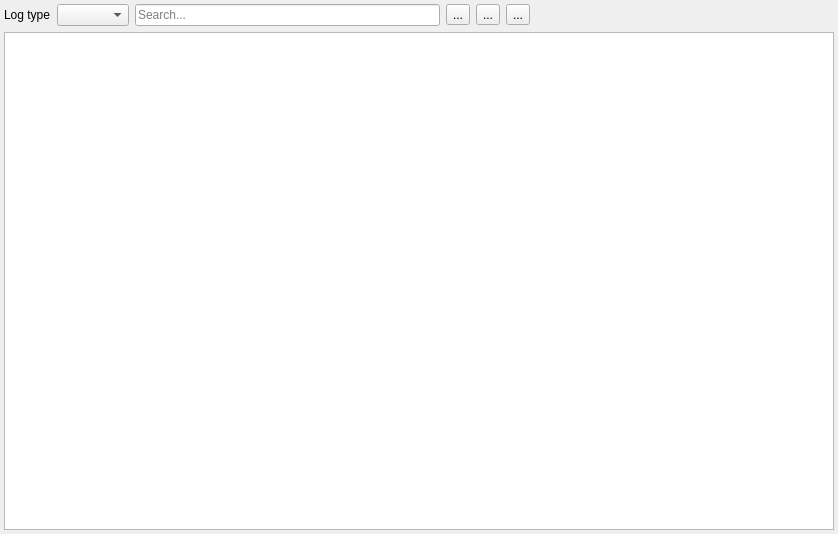
<?xml version="1.0" encoding="UTF-8"?>
<ui version="4.0">
 <class>ModbusLogView</class>
 <widget class="QWidget" name="ModbusLogView">
  <property name="geometry">
   <rect>
    <x>0</x>
    <y>0</y>
    <width>838</width>
    <height>534</height>
   </rect>
  </property>
  <property name="windowTitle">
   <string notr="true">Form</string>
  </property>
  <layout class="QGridLayout" name="gridLayout">
   <property name="leftMargin">
    <number>4</number>
   </property>
   <property name="topMargin">
    <number>4</number>
   </property>
   <property name="rightMargin">
    <number>4</number>
   </property>
   <property name="bottomMargin">
    <number>4</number>
   </property>
   <item row="0" column="0">
    <layout class="QHBoxLayout" name="horizontalLayout">
     <item>
      <widget class="QLabel" name="label">
       <property name="text">
        <string>Log type</string>
       </property>
      </widget>
     </item>
     <item>
      <widget class="QComboBox" name="comboBoxLogType"/>
     </item>
     <item>
      <widget class="QLineEdit" name="lineEditFilter">
       <property name="toolTip">
        <string notr="true"/>
       </property>
       <property name="placeholderText">
        <string>Search...</string>
       </property>
       <property name="clearButtonEnabled">
        <bool>true</bool>
       </property>
      </widget>
     </item>
     <item>
      <widget class="QToolButton" name="toolButtonClear">
       <property name="toolTip">
        <string>Clear all log items</string>
       </property>
       <property name="text">
        <string>...</string>
       </property>
       <property name="icon">
        <iconset theme="QIcon::ThemeIcon::EditDelete"/>
       </property>
      </widget>
     </item>
     <item>
      <widget class="QToolButton" name="toolButtonOpen">
       <property name="toolTip">
        <string>Open a log file</string>
       </property>
       <property name="text">
        <string>...</string>
       </property>
       <property name="icon">
        <iconset theme="QIcon::ThemeIcon::DocumentOpen"/>
       </property>
      </widget>
     </item>
     <item>
      <widget class="QToolButton" name="toolButtonSave">
       <property name="toolTip">
        <string>Save log as...</string>
       </property>
       <property name="text">
        <string>...</string>
       </property>
       <property name="icon">
        <iconset theme="QIcon::ThemeIcon::DocumentSaveAs"/>
       </property>
      </widget>
     </item>
     <item>
      <spacer name="horizontalSpacer">
       <property name="orientation">
        <enum>Qt::Orientation::Horizontal</enum>
       </property>
       <property name="sizeHint" stdset="0">
        <size>
         <width>40</width>
         <height>20</height>
        </size>
       </property>
      </spacer>
     </item>
    </layout>
   </item>
   <item row="1" column="0">
    <widget class="QTableView" name="tableView"/>
   </item>
  </layout>
 </widget>
 <resources/>
 <connections/>
</ui>
